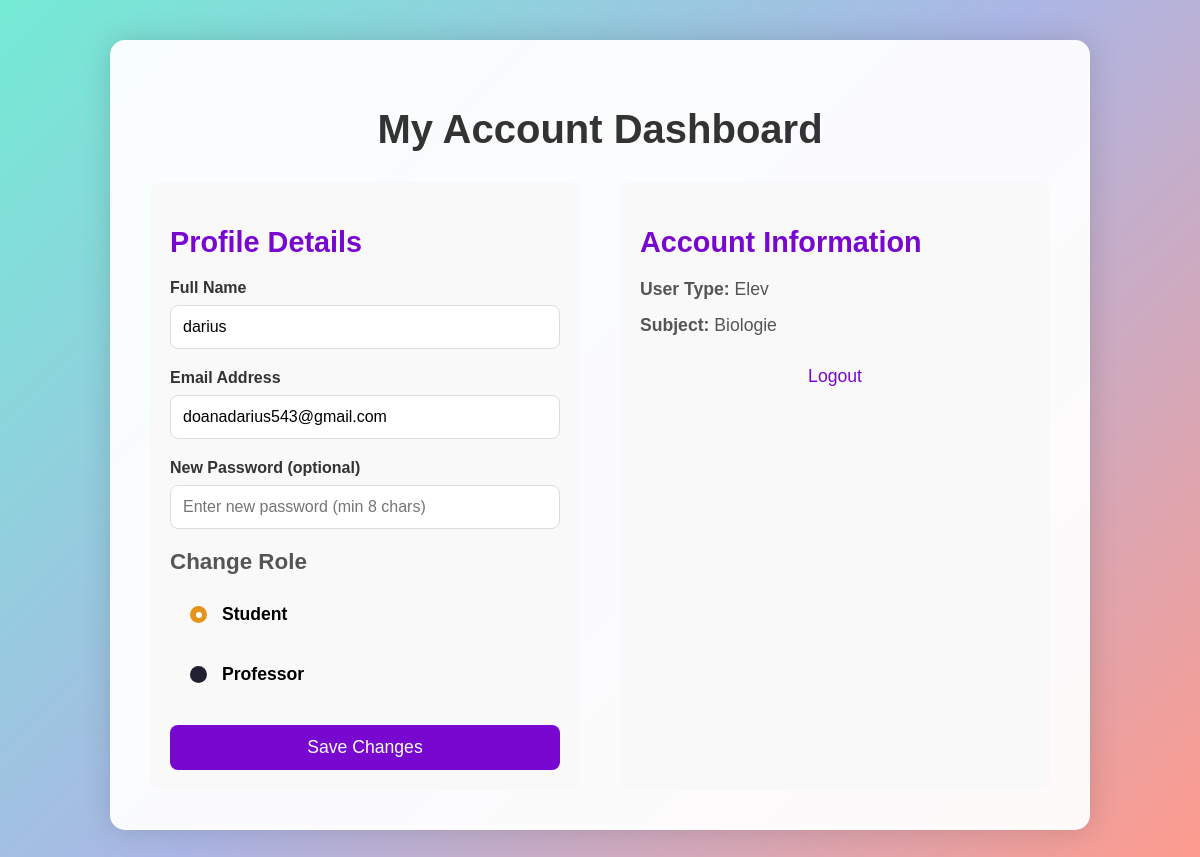
Page /account (signed in) on the committed database.
### models.py (models this page shows, shortened)
class User(db.Model, UserMixin):
    id = db.Column(db.Integer, primary_key=True)
    email = db.Column(db.String(120), unique=True, nullable=False)
    password = db.Column(db.String(120), nullable=False)
    name = db.Column(db.String(120), nullable=True)
    is_admin = db.Column(db.Boolean, default=False)
    user_type = db.Column(db.String(50), nullable=True)
    subject = db.Column(db.String(120), nullable=True)
    is_professor_approved = db.Column(db.Boolean, default=False)
    verification_token = db.Column(db.String(36), nullable=True)
    is_verified = db.Column(db.Boolean, default=False)
    last_login = db.Column(db.DateTime, nullable=True)
    @property
    def is_authenticated(self):
        return True

### AccountPage/routes.py (the view, shortened to what this page needs)
@account_bp.route('/account', methods=['GET', 'POST'])
@login_required
def account():
    user = User.query.get(current_user.id)
    if not user:
        flash('User not found.', 'error')
        return redirect(url_for('landing.index'))
    return render_template('account.html', user=user)

### app.py (called while the page is built)
@login_manager.user_loader
def load_user(user_id):
    user = User.query.get(int(user_id))
    if user and 'user_id' in session:
        user.last_login = datetime.utcnow()
        db.session.commit()
    return user

@app.after_request
def add_header(response):
    response.headers['Cache-Control'] = 'no-store, no-cache, must-revalidate, post-check=0, pre-check=0, max-age=0'
    response.headers['Pragma'] = 'no-cache'
    response.headers['Expires'] = '-1'
    if 'user_id' in session:
        response.set_cookie('logged_in', 'true', max_age=3600, httponly=True)
    else:
        response.set_cookie('logged_in', 'false', max_age=3600, httponly=True)
    return response

### Templates/account.html (shortened to what this page needs)
{% extends "account_base.html" %}
{% block content %}
    <h1>My Account Dashboard</h1>
    <div class="account-wrapper">
        <div class="profile-section">
            <h2>Profile Details</h2>
            <form method="POST">
                <div class="form-group">
                    <label for="name">Full Name</label>
                    <input type="text" id="name" name="name" value="{{ user.name or '' }}" required>
                </div>
                <div class="form-group">
                    <label for="email">Email Address</label>
                    <input type="email" id="email" name="email" value="{{ user.email }}" required>
                </div>
                <div class="form-group">
                    <label for="password">New Password (optional)</label>
                    <input type="password" id="password" name="password" placeholder="Enter new password (min 8 chars)">
                </div>
                <h3>Change Role</h3>
                <div class="radio-input">
                    <label class="label">
                        <input type="radio" id="elev" name="value-radio" value="elev" {% if user.user_type == 'elev' %}checked{% endif %}>
                        <p class="text">Student</p>
                    </label>
                    <label class="label">
                        <input type="radio" id="profesor" name="value-radio" value="profesor" {% if user.user_type == 'profesor' %}checked{% endif %}>
                        <p class="text">Professor</p>
                    </label>
                </div>
                <button type="submit">Save Changes</button>
            </form>
        </div>
        <div class="info-section">
            <h2>Account Information</h2>
            <p><strong>User Type:</strong> {{ user.user_type|capitalize or 'Not set' }}</p>
            <p><strong>Subject:</strong> {{ user.subject or 'Not set' }}</p>
            <div class="actions">
                <a href="{{ url_for('login.logout') }}" class="logout-link">Logout</a>
            </div>
        </div>
    </div>
{% endblock %}

### static/account/style.css (style rules this page uses)
body { background: linear-gradient(135deg, #74ebd5, #acb6e5, #ff9a8b); min-height: 100vh; margin: 0; padding: 40px; font-family: Arial, sans-serif; }
h1 { text-align: center; color: #333; font-size: 2.5em; margin-bottom: 30px; }
.account-wrapper { display: flex; gap: 40px; }
.profile-section, .info-section { flex: 1; padding: 20px; background: #f9f9f9; border-radius: 10px; }
h2 { color: #7808d0; font-size: 1.8em; margin-bottom: 20px; }
h3 { color: #555; font-size: 1.4em; margin-top: 20px; margin-bottom: 15px; }
.form-group { margin: 20px 0; }
label { display: block; margin-bottom: 8px; font-weight: bold; color: #333; }
input[type="text"], input[type="email"], input[type="password"] { width: 100%; padding: 12px; border: 1px solid #ddd; border-radius: 8px; box-sizing: border-box; font-size: 1em; }
button { background: #7808d0; color: white; padding: 12px 25px; border: none; border-radius: 8px; cursor: pointer; width: 100%; margin-top: 25px; font-size: 1.1em; transition: background 0.3s; }
.info-section p { margin: 15px 0; color: #555; font-size: 1.1em; }
.actions { margin-top: 30px; text-align: center; }
.actions a { color: #7808d0; text-decoration: none; font-size: 1.1em; margin: 0 20px; }
.radio-input { display: flex; flex-direction: column; gap: 10px; }
.radio-input * { box-sizing: border-box; padding: 0; margin: 0; }
.radio-input label { display: flex; align-items: center; gap: 15px; padding: 0 20px; width: 220px; cursor: pointer; height: 50px; position: relative; }
.radio-input label::before { position: absolute; content: ""; top: 50%; left: 50%; transform: translate(-50%, -50%); width: 220px; height: 45px; z-index: -1; transition: all 0.3s cubic-bezier(0.68, -0.55, 0.265, 1.55); border-radius: 10px; border: 2px solid transparent; }
.radio-input .label:has(input:checked)::before { background-color: #3b2400; border-color: white; height: 50px; }
.radio-input .label .text { color: #000000; font-size: 1.1em; }
.radio-input .label input[type="radio"] { background-color: #202030; appearance: none; width: 17px; height: 17px; border-radius: 50%; display: flex; justify-content: center; align-items: center; }
.radio-input .label input[type="radio"]:checked { background-color: #e4941b; animation: pulse 0.7s forwards; }
.radio-input .label input[type="radio"]::before { content: ""; width: 6px; height: 6px; border-radius: 50%; transition: all 0.1s cubic-bezier(0.165, 0.84, 0.44, 1); background-color: #fff; transform: scale(0); }
.radio-input .label input[type="radio"]:checked::before { transform: scale(1); }

### rows in the picture
User: name "darius", email "doanadarius543@gmail.com", user_type "☑ Student", user_type "☐ Professor", user_type "Elev", subject "Biologie"
